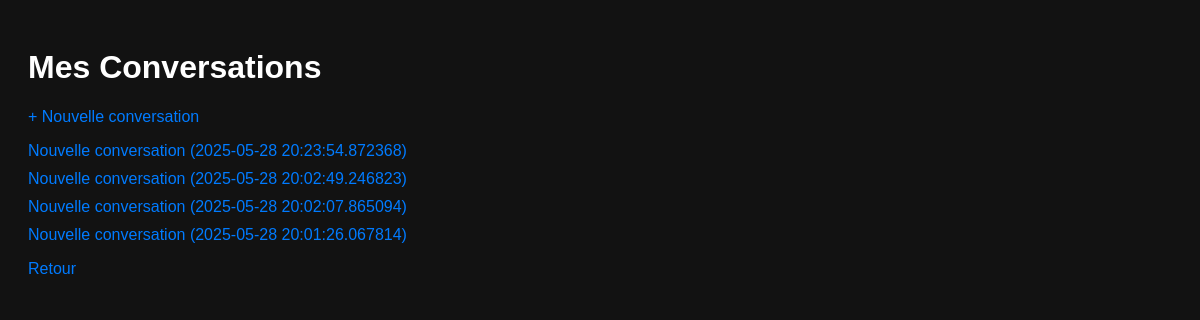
Page /conversations (signed in) on the earlier database version.
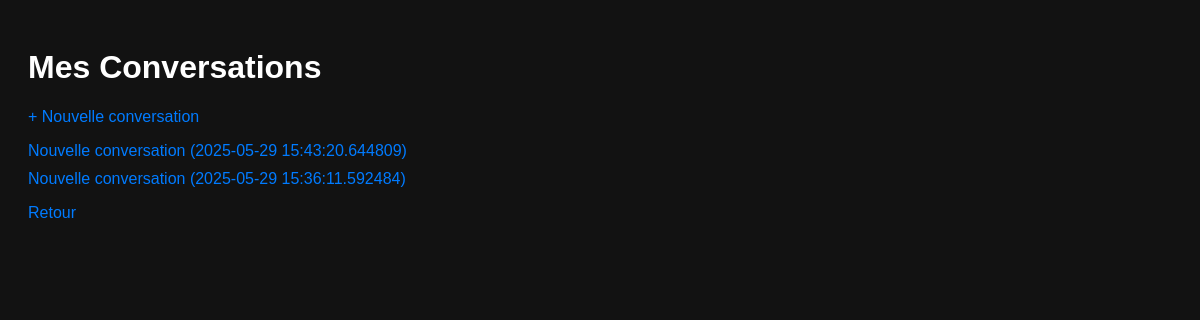
Same page on the later database version.
### database.py (models this page shows)
class Conversation(Base):
    __tablename__ = "conversations"
    id = Column(Integer, primary_key=True)
    title = Column(String, default="Nouvelle conversation")
    user_id = Column(Integer, ForeignKey("users.id"))
    created_at = Column(DateTime, default=datetime.utcnow)
    messages = Column(Text, default="")  # JSON string
    user = relationship("User", back_populates="conversations")

### app.py (the view)
@app.route("/conversations")
def conversations():
    if "user_id" not in session:
        return redirect(url_for("login"))
    user = db.query(User).filter_by(id=session["user_id"]).first()
    convs = db.query(Conversation).filter_by(user_id=user.id).order_by(Conversation.created_at.desc()).all()
    return render_template("conversations.html", conversations=convs)

### templates/conversations.html (shortened to what this page needs)
<!DOCTYPE html>
<html lang="fr">
<head>
</head>
<body>
    <h1>Mes Conversations</h1>
    <a href="/new">+ Nouvelle conversation</a>
    <ul>
        {% for conv in conversations %}
            <li><a href="/switch/{{ conv.id }}">{{ conv.title }} ({{ conv.created_at }})</a></li>
        {% endfor %}
    </ul>
    <p><a href="/">Retour</a></p>
</body>
</html>

### templates/conversations.html (style rules this page uses)
body { background: #121212; color: white; font-family: sans-serif; padding: 20px; }
a { color: #007bff; text-decoration: none; }
ul { list-style: none; padding: 0; }
li { margin-bottom: 10px; }

Differences in the rows shown:
removed Conversation: title "Nouvelle conversation", created_at "2025-05-28 20:23:54.872368"
removed Conversation: title "Nouvelle conversation", created_at "2025-05-28 20:02:49.246823"
changed Conversation (number 1 of 2 on the later page): created_at "2025-05-28 20:02:07.865094" → "2025-05-29 15:43:20.644809"
changed Conversation (number 2 of 2 on the later page): created_at "2025-05-28 20:01:26.067814" → "2025-05-29 15:36:11.592484"
